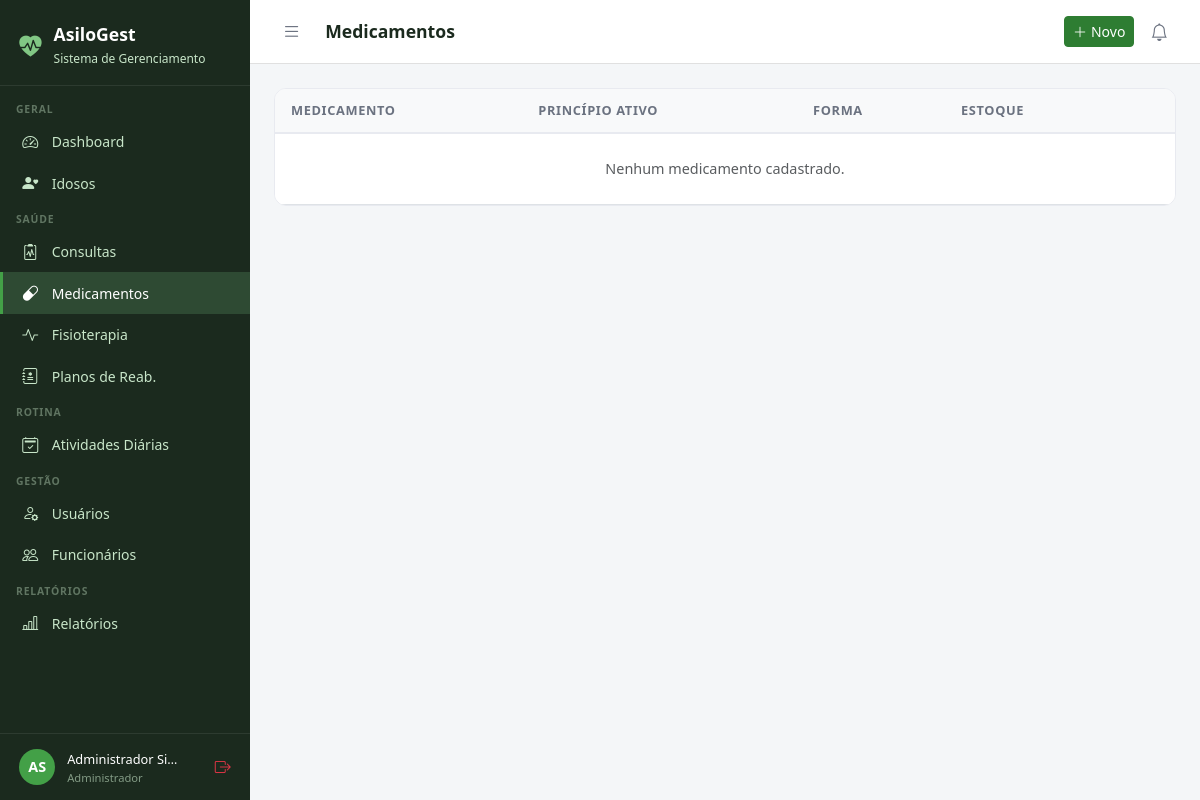
The app's page /medicamentos/ (signed in), older data.
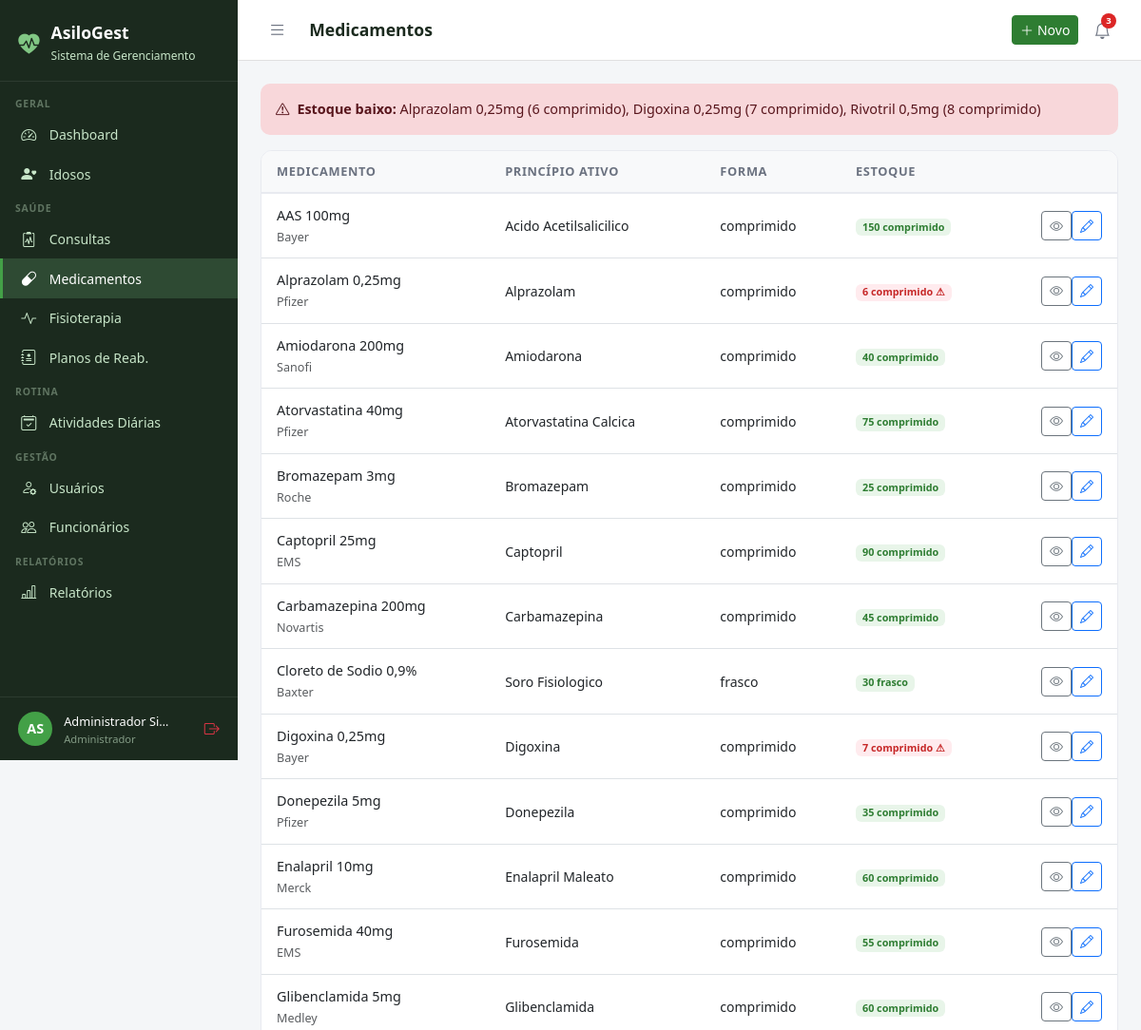
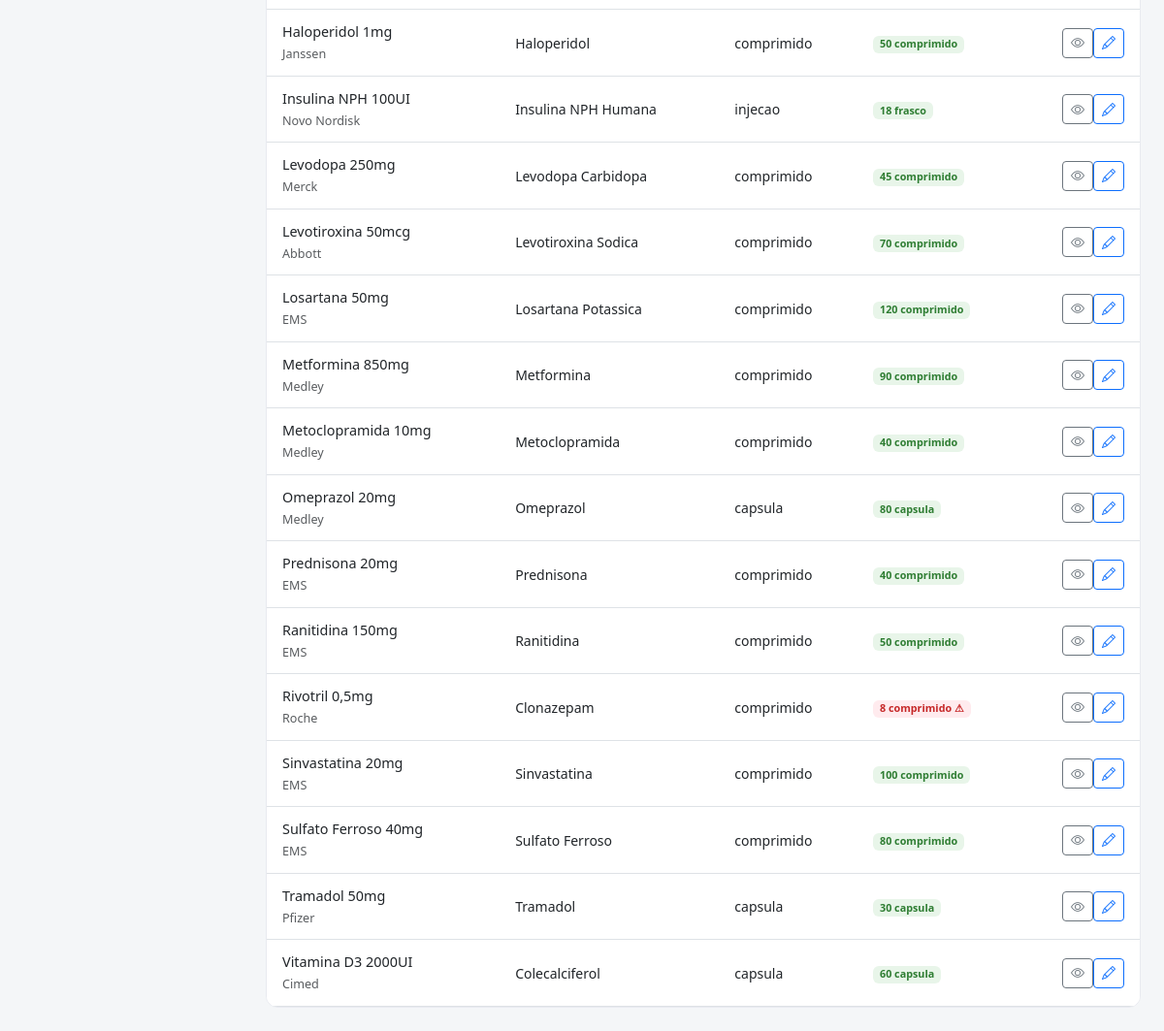
The same page, newer data (2 pictures, top to bottom).
### medicamentos/models.py (models this page shows, shortened)
class Medicamento(models.Model):
    nome = models.CharField(max_length=150, verbose_name='Nome do Medicamento')
    principio_ativo = models.CharField(max_length=150, blank=True)
    fabricante = models.CharField(max_length=100, blank=True)
    forma = models.CharField(max_length=50, blank=True, verbose_name='Forma Farmacêutica', help_text='Ex: comprimido, xarope, injeção')
    estoque_atual = models.IntegerField(default=0, verbose_name='Estoque Atual')
    estoque_minimo = models.IntegerField(default=10, verbose_name='Estoque Mínimo')
    unidade = models.CharField(max_length=20, default='unidade', verbose_name='Unidade de Medida')
    observacoes = models.TextField(blank=True)
    ativo = models.BooleanField(default=True)
    criado_em = models.DateTimeField(auto_now_add=True)
    class Meta:
        verbose_name = 'Medicamento'
        verbose_name_plural = 'Medicamentos'
        ordering = ['nome']
    @property
    def estoque_baixo(self):
        return self.estoque_atual <= self.estoque_minimo

### medicamentos/views.py (the view, shortened to what this page needs)
# urls.py: path('', views.lista, name='lista'),
@login_required
def lista(request):
    user = request.user
    if not user.pode_ver_saude:
        messages.error(request, 'Acesso negado.')
        return redirect('dashboard')
    q = request.GET.get('q', '')
    meds = Medicamento.objects.filter(ativo=True)
    if q:
        meds = meds.filter(Q(nome__icontains=q) | Q(principio_ativo__icontains=q))
    alertas_estoque = Medicamento.objects.filter(estoque_atual__lte=10, ativo=True)
    return render(request, 'medicamentos/lista.html', {'medicamentos': meds, 'q': q, 'alertas': alertas_estoque})

### core/models.py (called while the page is built)
    @property
    def is_administrador(self):
        return self.perfil == 'administrador' or self.is_superuser

    @property
    def is_fisioterapeuta(self):
        return self.perfil == 'fisioterapeuta'

    @property
    def is_familiar(self):
        return self.perfil == 'familiar'

    @property
    def pode_ver_saude(self):
        return (self.is_administrador or self.is_medico
                or self.is_fisioterapeuta or self.is_enfermeiro)

    @property
    def pode_cadastrar_usuarios(self):
        return self.is_administrador or self.is_recepcionista

    @property
    def pode_administrar(self):
        return self.is_administrador

### templates/medicamentos/lista.html
{% extends 'base.html' %}
{% block title %}Medicamentos{% endblock %}{% block page_title %}Medicamentos{% endblock %}
{% block topbar_actions %}<a href="{% url 'medicamentos:novo' %}" class="btn btn-primary btn-sm"><i class="bi bi-plus-lg me-1"></i>Novo</a>{% endblock %}
{% block content %}
{% if alertas %}<div class="alert alert-danger mb-3"><i class="bi bi-exclamation-triangle me-2"></i><strong>Estoque baixo:</strong> {% for m in alertas %}{{ m.nome }} ({{ m.estoque_atual }} {{ m.unidade }}){% if not forloop.last %}, {% endif %}{% endfor %}</div>{% endif %}
<div class="table-card"><table class="table table-hover">
<thead><tr><th>Medicamento</th><th>Princípio Ativo</th><th>Forma</th><th>Estoque</th><th></th></tr></thead>
<tbody>{% for m in medicamentos %}<tr>
  <td><div style="font-weight:500;">{{ m.nome }}</div><small class="text-muted">{{ m.fabricante }}</small></td>
  <td style="font-size:.875rem;">{{ m.principio_ativo|default:"–" }}</td>
  <td style="font-size:.875rem;">{{ m.forma|default:"–" }}</td>
  <td>
    {% if m.estoque_baixo %}<span class="badge" style="background:#FFEBEE;color:#C62828;">{{ m.estoque_atual }} {{ m.unidade }} ⚠</span>
    {% else %}<span class="badge" style="background:#E8F5E9;color:#2E7D32;">{{ m.estoque_atual }} {{ m.unidade }}</span>{% endif %}
  </td>
  <td class="text-end"><a href="{% url 'medicamentos:detalhe' m.pk %}" class="btn btn-sm btn-outline-secondary"><i class="bi bi-eye"></i></a><a href="{% url 'medicamentos:editar' m.pk %}" class="btn btn-sm btn-outline-primary"><i class="bi bi-pencil"></i></a></td>
</tr>{% empty %}<tr><td colspan="5" class="text-center py-4 text-muted">Nenhum medicamento cadastrado.</td></tr>{% endfor %}</tbody>
</table></div>{% endblock %}

### templates/base.html (shortened to what this page needs)
<!DOCTYPE html>
<html lang="pt-br">
<head>
  <link href="https://cdn.jsdelivr.net/npm/bootstrap@5.3.0/dist/css/bootstrap.min.css" rel="stylesheet">
  <link href="https://cdn.jsdelivr.net/npm/bootstrap-icons@1.11.0/font/bootstrap-icons.css" rel="stylesheet">
</head>
<body>
{% if user.is_authenticated %}
<div id="sidebar">
  <div class="sidebar-brand">
    <i class="bi bi-heart-pulse-fill" style="color:#81C784;font-size:1.4rem;"></i>
    <div>
      <h5 style="margin:0;">AsiloGest</h5>
      <small>Sistema de Gerenciamento</small>
    </div>
  </div>
  <nav class="sidebar-nav">
    <div class="nav-section">Geral</div>
    <a href="{% url 'dashboard' %}" class="sidebar-link {% if request.resolver_match.url_name == 'dashboard' %}active{% endif %}">
      <i class="bi bi-speedometer2"></i> Dashboard
    </a>
    <a href="{% url 'idosos:lista' %}" class="sidebar-link">
      <i class="bi bi-person-heart"></i>
      {% if user.is_familiar %}Meus Familiares{% else %}Idosos{% endif %}
    </a>
    {% if user.pode_ver_saude or user.is_familiar %}
    <div class="nav-section">Saúde</div>
    <a href="{% url 'consultas:lista' %}" class="sidebar-link">
      <i class="bi bi-clipboard2-pulse"></i> Consultas
    </a>
    <a href="{% url 'medicamentos:lista' %}" class="sidebar-link">
      <i class="bi bi-capsule"></i> Medicamentos
    </a>
    <a href="{% url 'fisioterapia:lista' %}" class="sidebar-link">
      <i class="bi bi-activity"></i> Fisioterapia
    </a>
    {% if user.pode_ver_saude and not user.is_familiar %}
    <a href="{% url 'fisioterapia:planos_lista' %}" class="sidebar-link">
      <i class="bi bi-journal-medical"></i> Planos de Reab.
    </a>
    {% endif %}
    {% endif %}
    <div class="nav-section">Rotina</div>
    <a href="{% url 'atividades:lista' %}" class="sidebar-link">
      <i class="bi bi-calendar2-check"></i> Atividades Diárias
    </a>
    {% if user.pode_cadastrar_usuarios %}
    <div class="nav-section">Gestão</div>
    <a href="{% url 'usuarios_lista' %}" class="sidebar-link">
      <i class="bi bi-person-gear"></i> Usuários
    </a>
    {% endif %}
    {% if user.pode_administrar %}
    <a href="{% url 'funcionarios:lista' %}" class="sidebar-link">
      <i class="bi bi-people"></i> Funcionários
    </a>
    {% endif %}
    {% if user.pode_ver_saude or user.pode_administrar %}
    <div class="nav-section">Relatórios</div>
    <a href="{% url 'relatorios:lista' %}" class="sidebar-link">
      <i class="bi bi-bar-chart-line"></i> Relatórios
    </a>
    {% endif %}
  </nav>
  <div class="sidebar-user">
    <div class="avatar">{{ user.first_name|first|upper }}{{ user.last_name|first|upper }}</div>
    <div class="info" style="min-width:0;flex:1;">
      <span>{{ user.get_full_name|truncatechars:18 }}</span>
      <small>{{ user.get_perfil_display }}</small>
    </div>
    <a href="{% url 'logout' %}" class="text-danger" title="Sair" style="flex-shrink:0;">
      <i class="bi bi-box-arrow-right"></i>
    </a>
  </div>
</div>
<div id="main">
  <div class="topbar">
    <div class="topbar-left">
      <button class="btn-toggle-sidebar" onclick="toggleSidebar()" title="Menu">
        <i class="bi bi-list"></i>
      </button>
      <h4>{% block page_title %}{% endblock %}</h4>
    </div>
    <div class="d-flex align-items-center gap-2">
      {% block topbar_actions %}{% endblock %}
      <div style="position:relative;">
        <button class="notif-btn" id="notifBtn" onclick="toggleNotif()" title="Notificações">
          <i class="bi bi-bell"></i>
          {% if notif_count %}
          <span class="notif-badge">{{ notif_count }}</span>
          {% endif %}
        </button>
      </div>
    </div>
  </div>
  <div class="content">
    {% block content %}{% endblock %}
  </div>
</div>
{% else %}
{% block full_content %}{% endblock %}
{% endif %}
</body>
</html>

Row changes from the older to the newer data that the page shows:
added Medicamento: nome "Alprazolam 0,25mg", estoque_atual "6", unidade "comprimido", fabricante "Pfizer", principio_ativo "Alprazolam", forma "comprimido"
added Medicamento: nome "Digoxina 0,25mg", estoque_atual "7", unidade "comprimido", fabricante "Bayer", principio_ativo "Digoxina", forma "comprimido"
added Medicamento: nome "Rivotril 0,5mg", estoque_atual "8", unidade "comprimido", fabricante "Roche", principio_ativo "Clonazepam", forma "comprimido"
added Medicamento: nome "AAS 100mg", fabricante "Bayer", principio_ativo "Acido Acetilsalicilico", forma "comprimido", estoque_atual "150", unidade "comprimido"
added Medicamento: nome "Amiodarona 200mg", fabricante "Sanofi", principio_ativo "Amiodarona", forma "comprimido", estoque_atual "40", unidade "comprimido"
added Medicamento: nome "Atorvastatina 40mg", fabricante "Pfizer", principio_ativo "Atorvastatina Calcica", forma "comprimido", estoque_atual "75", unidade "comprimido"
added Medicamento: nome "Bromazepam 3mg", fabricante "Roche", principio_ativo "Bromazepam", forma "comprimido", estoque_atual "25", unidade "comprimido"
added Medicamento: nome "Captopril 25mg", fabricante "EMS", principio_ativo "Captopril", forma "comprimido", estoque_atual "90", unidade "comprimido"
added Medicamento: nome "Carbamazepina 200mg", fabricante "Novartis", principio_ativo "Carbamazepina", forma "comprimido", estoque_atual "45", unidade "comprimido"
added Medicamento: nome "Cloreto de Sodio 0,9%", fabricante "Baxter", principio_ativo "Soro Fisiologico", forma "frasco", estoque_atual "30", unidade "frasco"
added Medicamento: nome "Donepezila 5mg", fabricante "Pfizer", principio_ativo "Donepezila", forma "comprimido", estoque_atual "35", unidade "comprimido"
added Medicamento: nome "Enalapril 10mg", fabricante "Merck", principio_ativo "Enalapril Maleato", forma "comprimido", estoque_atual "60", unidade "comprimido"
added Medicamento: nome "Furosemida 40mg", fabricante "EMS", principio_ativo "Furosemida", forma "comprimido", estoque_atual "55", unidade "comprimido"
added Medicamento: nome "Glibenclamida 5mg", fabricante "Medley", principio_ativo "Glibenclamida", forma "comprimido", estoque_atual "60", unidade "comprimido"
added Medicamento: nome "Haloperidol 1mg", fabricante "Janssen", principio_ativo "Haloperidol", forma "comprimido", estoque_atual "50", unidade "comprimido"
added Medicamento: nome "Insulina NPH 100UI", fabricante "Novo Nordisk", principio_ativo "Insulina NPH Humana", forma "injecao", estoque_atual "18", unidade "frasco"
added Medicamento: nome "Levodopa 250mg", fabricante "Merck", principio_ativo "Levodopa Carbidopa", forma "comprimido", estoque_atual "45", unidade "comprimido"
added Medicamento: nome "Levotiroxina 50mcg", fabricante "Abbott", principio_ativo "Levotiroxina Sodica", forma "comprimido", estoque_atual "70", unidade "comprimido"
added Medicamento: nome "Losartana 50mg", fabricante "EMS", principio_ativo "Losartana Potassica", forma "comprimido", estoque_atual "120", unidade "comprimido"
added Medicamento: nome "Metformina 850mg", fabricante "Medley", principio_ativo "Metformina", forma "comprimido", estoque_atual "90", unidade "comprimido"
added Medicamento: nome "Metoclopramida 10mg", fabricante "Medley", principio_ativo "Metoclopramida", forma "comprimido", estoque_atual "40", unidade "comprimido"
added Medicamento: nome "Omeprazol 20mg", fabricante "Medley", principio_ativo "Omeprazol", forma "capsula", estoque_atual "80", unidade "capsula"
added Medicamento: nome "Prednisona 20mg", fabricante "EMS", principio_ativo "Prednisona", forma "comprimido", estoque_atual "40", unidade "comprimido"
added Medicamento: nome "Ranitidina 150mg", fabricante "EMS", principio_ativo "Ranitidina", forma "comprimido", estoque_atual "50", unidade "comprimido"
added Medicamento: nome "Sinvastatina 20mg", fabricante "EMS", principio_ativo "Sinvastatina", forma "comprimido", estoque_atual "100", unidade "comprimido"
added Medicamento: nome "Sulfato Ferroso 40mg", fabricante "EMS", principio_ativo "Sulfato Ferroso", forma "comprimido", estoque_atual "80", unidade "comprimido"
added Medicamento: nome "Tramadol 50mg", fabricante "Pfizer", principio_ativo "Tramadol", forma "capsula", estoque_atual "30", unidade "capsula"
added Medicamento: nome "Vitamina D3 2000UI", fabricante "Cimed", principio_ativo "Colecalciferol", forma "capsula", estoque_atual "60", unidade "capsula"
Text that changed along with them:
{{ notif_count }}: (not shown) → "3"
text no longer shown: "Nenhum medicamento cadastrado."
text now shown: "Estoque baixo:"
